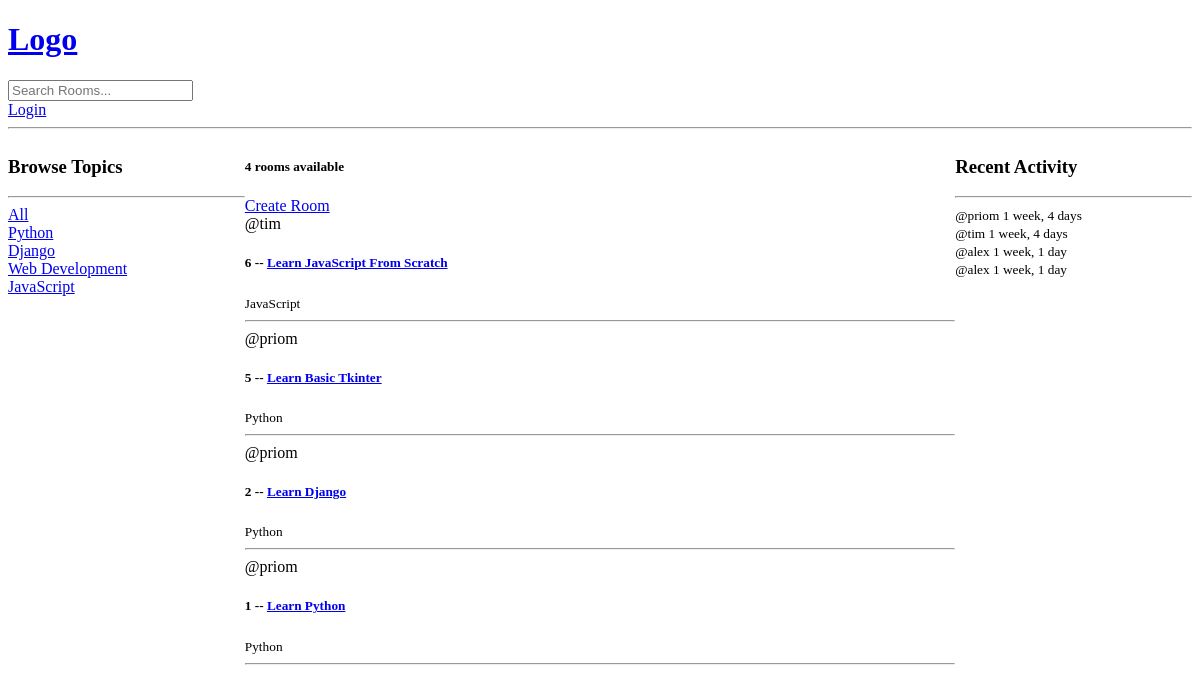
Before: / with the older database file.
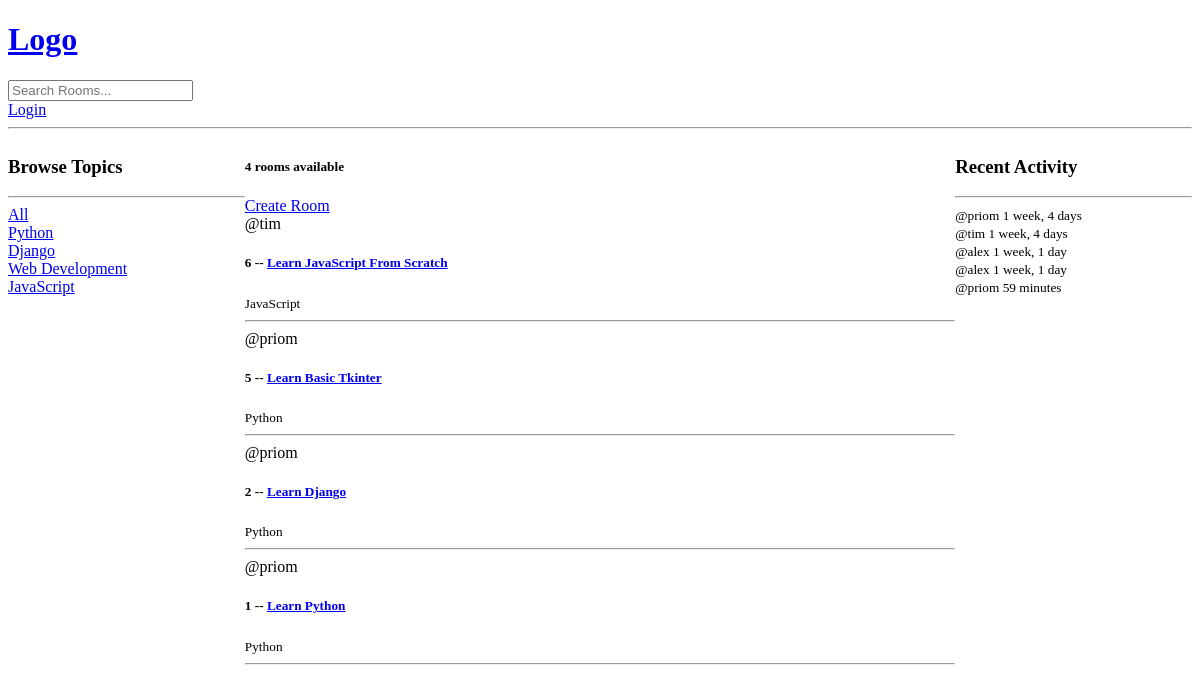
After: the same page with the newer database file.
### base/models.py (models this page shows, shortened)
class Topic(models.Model):
    name = models.CharField(max_length=200)

class Room(models.Model):
    host = models.ForeignKey(User, on_delete=models.SET_NULL, null=True)
    topic = models.ForeignKey(Topic, on_delete=models.SET_NULL, null=True)
    name = models.CharField(max_length=200)
    description = models.TextField(null=True, blank=True)
    participants = models.ManyToManyField(
        User, related_name='participants', blank=True)
    updated = models.DateTimeField(auto_now=True)
    created = models.DateTimeField(auto_now_add=True)
    class Meta:
        ordering = ['-updated', '-created']

class Message(models.Model):
    user = models.ForeignKey(User, on_delete=models.CASCADE)
    room = models.ForeignKey(Room, on_delete=models.CASCADE)
    body = models.TextField()
    updated = models.DateTimeField(auto_now=True)
    created = models.DateTimeField(auto_now_add=True)

### base/views.py (the view)
# urls.py: path('', views.home, name="home"),
def home(request):
    q = request.GET.get('q') if request.GET.get('q') != None else ""
    rooms = Room.objects.filter(
        Q(topic__name__icontains=q) |
        Q(name__icontains=q) |
        Q(description__icontains=q)
    )
    topics = Topic.objects.all()
    room_count = rooms.count()
    room_messages = Message.objects.all()
    context = {'room': rooms, 'topics': topics,
               'room_count': room_count, 'room_messages': room_messages}
    return render(request, 'base/home.html', context)

### base/templates/base/home.html (shortened to what this page needs)
{% extends 'main.html' %}
{% block content %}
<div class="home-container">
    <div>
        <h3>Browse Topics</h3>
        <hr>
        <div>
            <a href="{% url 'home' %}">All</a>
        </div>
        {% for topic in topics %}
        <div>
            <a href="{% url 'home' %}?q={{topic.name}}">{{topic.name}}</a>
        </div>
        {% endfor %}
    </div>
    <div>
        <h5>{{room_count}} rooms available</h5>
        <a href="{% url 'create-room' %}">Create Room</a>
        <div>
            {% for rooms in room %}
            <div>
                <span>@{{rooms.host.username}}</span>
                <h5>{{rooms.id}} -- <a href="{% url 'room' rooms.id %}">{{rooms.name}}</a></h5>
                <small>{{rooms.topic.name}}</small>
                <hr>
            </div>
            {% endfor %}
        </div>
    </div>
    <div>
        <h3>Recent Activity</h3>
        <hr>
        {% for message in room_messages %}
        <div>
            <small>@{{message.user}} {{message.created|timesince}}</small>
        </div>
        {% endfor %}
    </div>
</div>
{% endblock content %}

### templates/main.html (shortened to what this page needs)
<!DOCTYPE html>
<html lang="en">
<head>
</head>
<body>
    {% include 'navbar.html'%}
    {% block content %}
    {% endblock %}
</body>
</html>

### templates/navbar.html
<a href="/">
<h1> Logo</h1>
</a>
<form method="get" action="{% url 'home' %}">
    <input type="text" name="q" placeholder="Search Rooms..." />
</form>
{% if request.user.is_authenticated %}
<p>Hello {{request.user}}</p>
<a href="{% url 'logout' %}">Logout</a>
{% else %}
<a href="{% url 'login' %}">Login</a>
{% endif %}
<hr>

### base/templates/base/home.html (style rules this page uses)
.home-container { display: grid; grid-template-columns: 1fr 3fr 1fr; }

Changed rows visible on the page:
added Message: user "priom", created "59 minutes"
